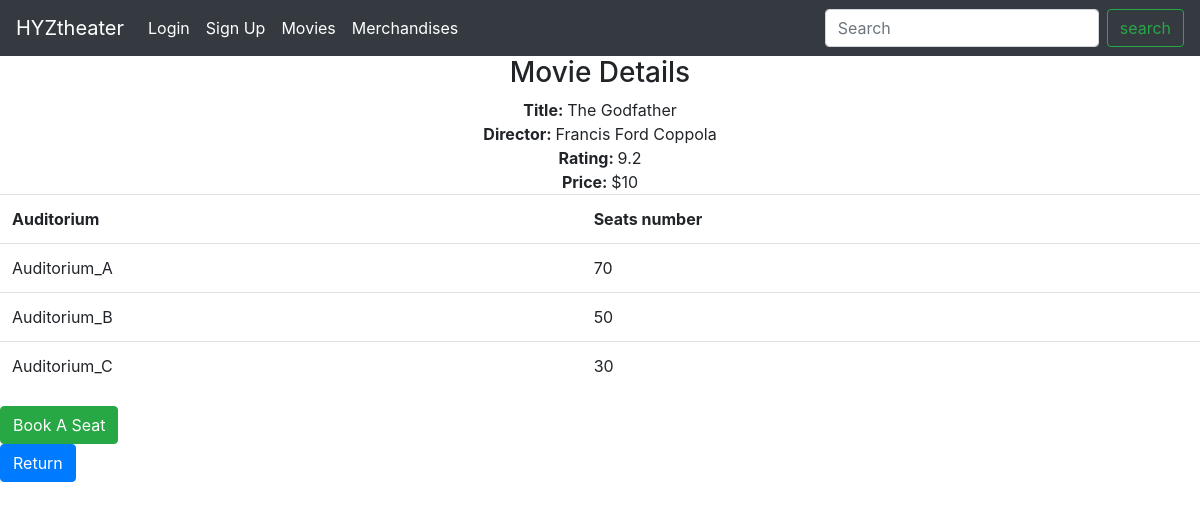
Page /user_signUp_Login/movieDetail_Book.php?id=60 on the committed database.
### tables this page shows
CREATE TABLE IF NOT EXISTS `movie` (
  `id` int(5) NOT NULL,
  `title` varchar(50) NOT NULL,
  `director` varchar(20) NOT NULL,
  `rating` double NOT NULL,
  `price` double NOT NULL
);

### user_signUp_Login/movieDetail_Book.php (the view, shortened to what this page needs)
<!DOCTYPE html>
<html>
    <head>
        <link rel="stylesheet" href="https://stackpath.bootstrapcdn.com/bootstrap/4.1.3/css/bootstrap.min.css">
        <?php
            $id = $_GET['id'];
        ?>
    </head>
    <body>
        <nav class="navbar navbar-expand-lg navbar-dark bg-dark">
            <a class="navbar-brand" href="home.php">HYZtheater</a>
            <div class="collapse navbar-collapse" id="navbarSupportedContent">
                <ul class="navbar-nav mr-auto">
                    <?php
                        if ($_SESSION['status']==true){
                            echo '<li class="nav-item active"><a class="nav-link" href="checkReservation.php">'.$_SESSION['loginUser'].'</a></li>';
                            echo '<li class="nav-item active"><a class="nav-link" href="logoutProcess.php">Log Out</a></li>';
                        }else{
                            echo '<li class="nav-item active"><a class="nav-link" href="login.php">Login</a></li>';
                            echo '<li class="nav-item active"><a class="nav-link" href="signUp.php">Sign Up</a></li>';
                        }
                        echo '<li class="nav-item active"><a class="nav-link" href="movieList.php">Movies</a></li>';
                        echo '<li class="nav-item active"><a class="nav-link" href="merchandiseList.php">Merchandises</a></li>';
                    ?>
                </ul>
                <form class="form-inline my-2 my-lg-0" method="get" action="searchMovie.php">
                    <input class="form-control mr-sm-2" name="keyword" type="search" placeholder="Search" aria-label="Search">
                    <input type="submit" class="btn btn-outline-success my-2 my-sm-0" value="search">
                </form>
            </div>
        </nav>
        <div id="container">
            <h3 class="text-center">Movie Details</h3>
            <div id="movieDetails" class="text-center">
                <?php
                    $sqlMovie = "SELECT * FROM movie WHERE id = '$id'";
                    $resultM = mysql_query($sqlMovie);
                    $rowM = mysql_fetch_array($resultM);
                ?>
                <span><strong>Title: </strong><?php echo $rowM['title'] ?></span><br>
                <span><strong>Director: </strong><?php echo $rowM['director'] ?></span><br>
                <span><strong>Rating: </strong><?php echo $rowM['rating'] ?></span><br>
                <span><strong>Price: </strong><?php echo "$".$rowM['price'] ?></span><br>
            </div>
            <div id="audDetails">
                <table class="table">
                    <tr>
                        <th>Auditorium</th>
                        <th>Seats number</th>
                    </tr>
                <?php
                    $sqlAuditorium = "SELECT a.name,a.seats_no FROM movie m JOIN screening s ON m.id=s.movie_id
                                      JOIN auditorium a ON s.aud_id=a.id
                                      WHERE s.movie_id = '$id'
                                      GROUP BY a.id";
                    $resultA = mysql_query($sqlAuditorium);
                    while($rowA = mysql_fetch_array($resultA)){
                ?>
                    <tr>
                        <td><?php echo $rowA['name'] ?></td>
                        <td><?php echo $rowA['seats_no'] ?></td>
                    </tr>
                    <?php } ?>
                </table>
            </div>
            <div id="bookButton">
                <form method="get" action="bookSeat.php">
                    <input type="submit" class="btn btn-success" value="Book A Seat">
                </form>
            </div>
        </div>
        <footer id="return">
            <input type='button' value='Return' class="btn btn-primary" onclick='history.go(-1)'>
        </footer>
    </body>
</html>

### rows in the picture
movie: title "The Godfather", director "Francis Ford Coppola", rating "9.2", price "10"

### other values in the picture
$rowA['name'] "Auditorium_A"
$rowA['seats_no'] "70"
$rowA['name'] "Auditorium_B"
$rowA['seats_no'] "50"
$rowA['name'] "Auditorium_C"
$rowA['seats_no'] "30"
